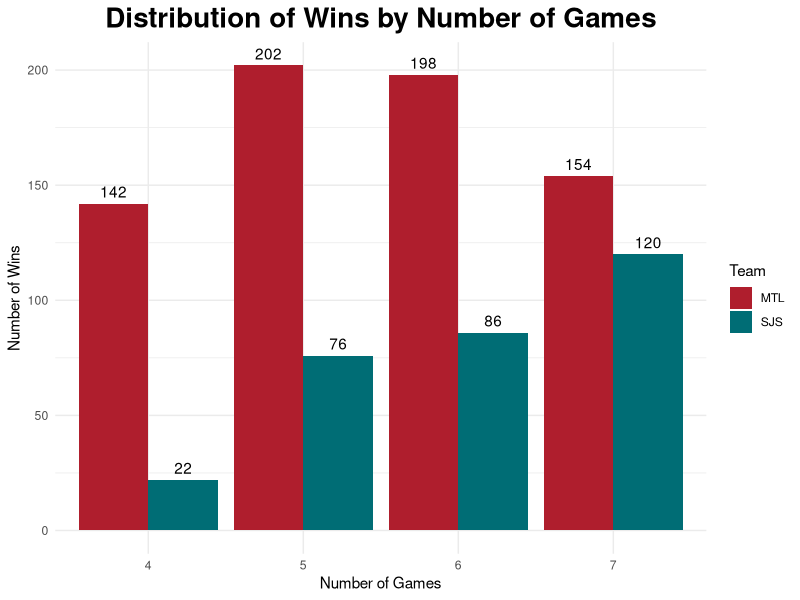

Recreate this plot in R.
## ---- chunk 1
# Set working directory
knitr::opts_knit$set(root.dir = 'C:/Users/richa/OneDrive - Babson College/Classes/Fall 2024/Sports Applications of Mathematics - TA/Research/NHL Playoff Forecasting')

# Clear environment
rm(list=ls())

# Import libraries
library(readr)
library(dplyr)
library(ggplot2)
library(reshape2)
## ---- chunk 2
df <- read_csv("NHL_2023-24_Reg.csv", show_col_types = FALSE)
## ---- chunk 3
# Set Abbreviations
team_abbreviations <- c(
  "New York Rangers" = "NYR",
  "Dallas Stars" = "DAL",
  "Carolina Hurricanes" = "CAR",
  "Winnipeg Jets" = "WPG",
  "Florida Panthers" = "FLA",
  "Boston Bruins" = "BOS",
  "Vancouver Canucks" = "VAN",
  "Colorado Avalanche" = "COL",
  "Edmonton Oilers" = "EDM",
  "Toronto Maple Leafs" = "TOR",
  "Nashville Predators" = "NSH",
  "Los Angeles Kings" = "LAK",
  "Tampa Bay Lightning" = "TBL",
  "Vegas Golden Knights" = "VGK",
  "New York Islanders" = "NYI",
  "St. Louis Blues" = "STL",
  "Washington Capitals" = "WSH",
  "Detroit Red Wings" = "DET",
  "Pittsburgh Penguins" = "PIT",
  "Minnesota Wild" = "MIN",
  "Philadelphia Flyers" = "PHI",
  "Buffalo Sabres" = "BUF",
  "New Jersey Devils" = "NJD",
  "Seattle Kraken" = "SEA",
  "Calgary Flames" = "CAL",
  "Ottawa Senators" = "OTT",
  "Arizona Coyotes" = "ARZ",
  "Montreal Canadiens" = "MTL",
  "Columbus Blue Jackets" = "CBJ",
  "Anaheim Ducks" = "ANA",
  "Chicago Blackhawks" = "CHI",
  "San Jose Sharks" = "SJS"
)

# Keep necessary columns
df <- df %>%
  select(c("Team", "GF/G", "GA/G")) %>%
  mutate(Abbrev = team_abbreviations[Team])
## ---- chunk 4
sim_game <- function(exp_goals_t1, exp_goals_t2){
  # Simulate goals for team 1 and team 2 using Poisson distribution
  goals_t1 <- rpois(1, lambda = exp_goals_t1)
  goals_t2 <- rpois(1, lambda = exp_goals_t2)
  
  # Compare goals and determine the winner
  if (goals_t1 > goals_t2) {
    return("team1")
  } else if (goals_t2 > goals_t1) {
    return("team2")
  } else {
    # If tied, pick a winner randomly with weighted probability
    prob_team1_wins <- exp_goals_t1 / (exp_goals_t1 + exp_goals_t2)
    return(ifelse(runif(1) < prob_team1_wins, "team1", "team2"))
  }
}
## ---- chunk 5
sim_series <- function(team1, team2){
  # Convert abbreviation
  team1 <- toupper(team1)
  team2 <- toupper(team2)
  
  # Pull GF/G Team 1
  gf_t1 <- df %>%
  filter(Abbrev == team1) %>%
  pull(`GF/G`)
  
  # Pull GF/G Team 2
  gf_t2 <- df %>%
  filter(Abbrev == team2) %>%
  pull(`GF/G`)
  
  # Pull GA/G Team 1
  ga_t1 <- df %>%
  filter(Abbrev == team1) %>%
  pull(`GA/G`)
  
  # Pull GA/G Team 2
  ga_t2 <- df %>%
  filter(Abbrev == team2) %>%
  pull(`GA/G`)
  
  # Expected Goals Team 1
  exp_goals_t1 <- (gf_t1 + ga_t2)/2
  
  # Expected Goals Team 2
  exp_goals_t2 <- (gf_t2 + ga_t1)/2
  
  # Initialize win counts
  team1_wins <- 0
  team2_wins <- 0
  games_played <- 0
  
  # Simulate games until one team wins 4 times
  while (team1_wins < 4 && team2_wins < 4) {
    # Simulate a single game
    result <- sim_game(exp_goals_t1, exp_goals_t2)
    games_played <- games_played + 1
    
    # Update win count based on result
    if (result == "team1") {
      team1_wins <- team1_wins + 1
    } else {
      team2_wins <- team2_wins + 1
    }
  }
  
  # Return winner and number of games played
  if (team1_wins == 4) {
    return(list(winner = team1, games = games_played))
  } else {
    return(list(winner = team2, games = games_played))
  }
}
## ---- chunk 6
sim_1000 <- function(team1, team2){
  # Initialize result table for tracking wins
  result_table <- matrix(0, nrow = 2, ncol = 4, dimnames = list(c(team1, team2), c(4, 5, 6, 7)))
  
  # Track total wins for each team
  total_wins <- c(team1 = 0, team2 = 0)
  names(total_wins) <- c(team1, team2)
  
  # Simulate 1000 times
  for (i in 1:1000) {
    result <- sim_series(team1, team2)
    winner <- result$winner
    games <- result$games
    
    # Increment the appropriate cell in the table
    result_table[winner, as.character(games)] <- result_table[winner, as.character(games)] + 1
    
    # Track the total wins
    total_wins[winner] <- total_wins[winner] + 1
  }
  
  # Calculate win probabilities in percentage
  win_probabilities <- total_wins / 1000 * 100
  
  # Return both the result table and win probabilities
  return(list(
    result_table = result_table,
    win_probabilities = win_probabilities
  ))
}
## ---- chunk 7
team_color <- c(
  "NYR" = "#0038A8",
  "DAL" = "#006847",
  "CAR" = "#CE1126",
  "WPG" = "#041E42",
  "FLA" = "#041E42",
  "BOS" = "#FFB81C",
  "VAN" = "#00843d",
  "COL" = "#6F263D",
  "EDM" = "#FF4C00",
  "TOR" = "#00205b",
  "NSH" = "#FFB81C",
  "LAK" = "#111111",
  "TBL" = "#002868",
  "VGK" = "#B4975A",
  "NYI" = "#00539b",
  "STL" = "#002F87",
  "WSH" = "#C8102E",
  "DET" = "#ce1126",
  "PIT" = "#FCB514",
  "MIN" = "#154734",
  "PHI" = "#F74902",
  "BUF" = "#003087",
  "NJD" = "#CE1126",
  "SEA" = "#99d9d9",
  "CAL" = "#D2001C",
  "OTT" = "#DA1A32",
  "ARZ" = "#8C2633",
  "MTL" = "#AF1E2D",
  "CBJ" = "#002654",
  "ANA" = "#F47A38",
  "CHI" = "#CF0A2C",
  "SJS" = "#006D75"
)
## ---- chunk 8
plot_simulation_results <- function(team1, team2) {
  # Run simulation
  simulation_results <- sim_1000(team1, team2)

  # Convert result_table to a data frame
  result_df <- as.data.frame(simulation_results$result_table)
  result_df$Team <- rownames(result_df)

  # Reshape data for ggplot2
  result_df_long <- melt(result_df, id.vars = "Team", variable.name = "Games", value.name = "Wins")

  # Plot bar chart
  ggplot(result_df_long, aes(x = Games, y = Wins, fill = Team)) +
    geom_bar(stat = "identity", position = "dodge") +
    geom_text(aes(label = Wins), position = position_dodge(width = 0.9), vjust = -0.5) +
    scale_fill_manual(values = team_color) +
    labs(title = "Distribution of Wins by Number of Games", 
         x = "Number of Games", 
         y = "Number of Wins",
         fill = "Team") +
    theme_minimal() +
    theme(
      plot.title = element_text(hjust = 0.5, size = 20, face = "bold")
    )
}
## ---- chunk 9
# Set Seed
set.seed(1993)

# Update Teams
plot_simulation_results("MTL", "SJS")
